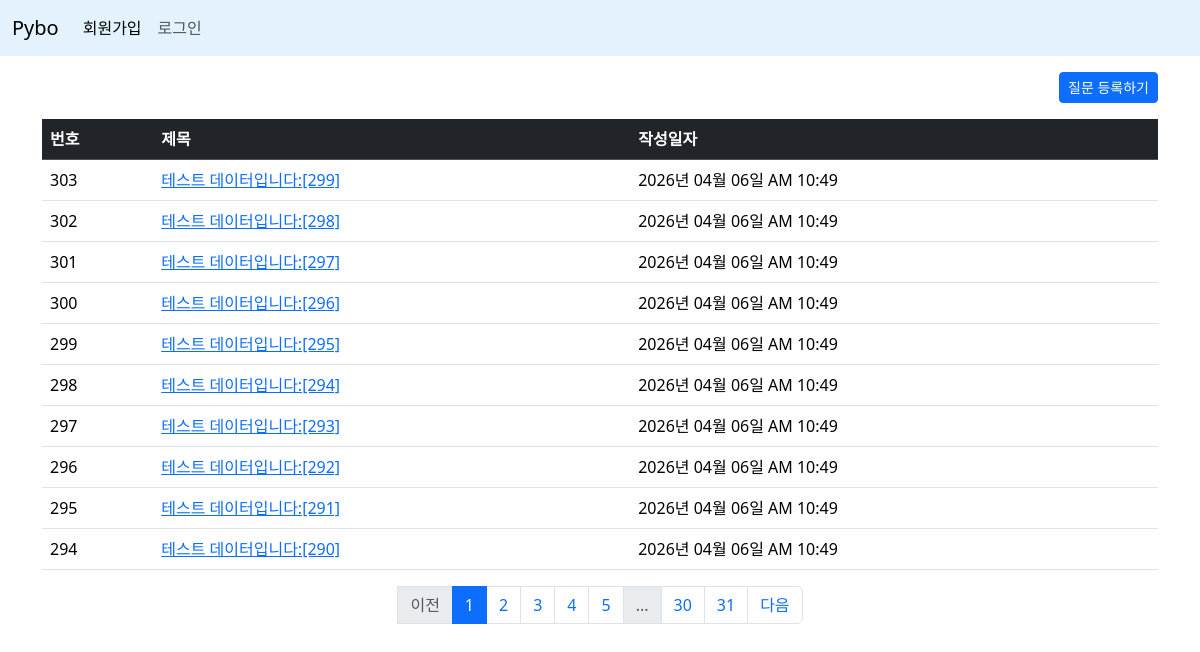
Page /question/list/ on the committed database.
### pybo/models.py (models this page shows)
class Question(db.Model):
    id = db.Column(db.Integer, primary_key=True)
    subject = db.Column(db.String(200), nullable=False)
    content = db.Column(db.Text(), nullable=False)
    create_date = db.Column(db.DateTime(), nullable=False)

### pybo/views/question_views.py (the view)
@bp.route('/list/')
def _list():
    page = request.args.get('page', 1, type=int) # 페이지 쿼리 스트링값 가져오기
    question_list = Question.query.order_by(Question.create_date.desc())
    question_list = question_list.paginate(page=page, per_page=10) # 한 페이지에 보여야할 개수
    return render_template('question/question_list.html', question_list=question_list)

### pybo/filter.py (called while the page is built)
def format_datetime(value, fmt='%Y년 %m월 %d일 %p %I:%M'):
    return value.strftime(fmt)

### pybo/templates/question/question_list.html (shortened to what this page needs)
{% extends 'base.html' %}
{% block content %}
    <div class="container my-3">
        <div class="d-flex justify-content-end mb-3">
            <a href="{{ url_for('question.create') }}" class="btn btn-primary btn-sm">질문 등록하기</a>
        </div>
        <table class="table table-hover">
            <thead>
                <tr class="table-dark">
                    <th>번호</th>
                    <th>제목</th>
                    <th>작성일자</th>
                </tr>
            </thead>
            <tbody>
            {% if question_list %}
            {% for question in question_list.items %}
            <tr>
                <td>{{ question_list.total - ((question_list.page-1)*question_list.per_page) - loop.index0 }}</td>
                <td>
                    <a href="{{ url_for('question.detail', question_id=question.id) }}">{{ question.subject }}</a>
                </td>
                <td>{{ question.create_date | datetime }}</td>
            </tr>
            {% endfor %}
            {% else %}
            <tr>
                <td colspan="3">질문이 없습니다.</td>
            </tr>
            {% endif %}
            </tbody>
        </table>
        <nav aria-label="Page navigation example">
            <ul class="pagination justify-content-center">
                 {% if question_list.has_prev %}
                 <li class="page-item">
                     <a class="page-link" href="?page={{ question_list.prev_num }}">이전</a>
                 </li>
                 {% else %}
                 <li class="page-itme disabled">
                     <a class="page-link" href="javascript:void(0)">이전</a>
                 </li>
                 {% endif %}
                 {% for page_num in question_list.iter_pages() %}
                 {% if page_num %}
                 {% if page_num != question_list.page %}
                 <li class="page-item">
                     <a class="page-link" href="?page={{ page_num }}">{{ page_num }}</a>
                 </li>
                 {% else %}
                 <li class="page-item active">
                     <a class="page-link" href="javascript:void(0)">{{ page_num }}</a>
                 </li>
                 {% endif %}
                 {% else %}
                 <li class="page-item disabled">
                     <a class="page-link" href="javascript:void(0)">...</a>
                 </li>
                 {% endif %}
                 {% endfor %}
                 {% if question_list.has_next %}
                 <li class="page-item">
                     <a class="page-link" href="?page={{ question_list.next_num }}">다음</a>
                 </li>
                 {% else %}
                 <li class="page-item disabled">
                     <a class="page-link" href="javascript:void(0)">다음</a>
                 </li>
                {% endif %}
            </ul>
        </nav>
    </div>
{% endblock %}

### rows in the picture
Question: total "303", subject "테스트 데이터입니다:[299]", create_date "2026년 04월 06일 AM 10:49"
Question: total "302", subject "테스트 데이터입니다:[298]", create_date "2026년 04월 06일 AM 10:49"
Question: total "301", subject "테스트 데이터입니다:[297]", create_date "2026년 04월 06일 AM 10:49"
Question: total "300", subject "테스트 데이터입니다:[296]", create_date "2026년 04월 06일 AM 10:49"
Question: total "299", subject "테스트 데이터입니다:[295]", create_date "2026년 04월 06일 AM 10:49"
Question: total "298", subject "테스트 데이터입니다:[294]", create_date "2026년 04월 06일 AM 10:49"
Question: total "297", subject "테스트 데이터입니다:[293]", create_date "2026년 04월 06일 AM 10:49"
Question: total "296", subject "테스트 데이터입니다:[292]", create_date "2026년 04월 06일 AM 10:49"
Question: total "295", subject "테스트 데이터입니다:[291]", create_date "2026년 04월 06일 AM 10:49"
Question: total "294", subject "테스트 데이터입니다:[290]", create_date "2026년 04월 06일 AM 10:49"

### other values in the picture
{{ page_num }} "1"
{{ page_num }} "2" "3" "4" "5" "30" "31"
